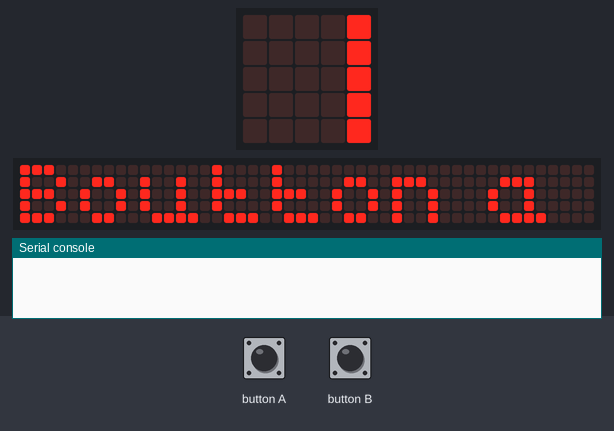
This program was run on a simulated BBC micro:bit running MicroPython. Parts: the board's 5×5 LED display, a strip that is not on the board, showing the scrolling text unrolled, the last lines printed to the serial console. The test bench sets the inputs (shaded band). The 48×5 strip is a reading aid, not a part: it shows the text the display is scrolling, unrolled, one strip-width of it at a time.

Above: at 5.07 s.
At 24.77 s:
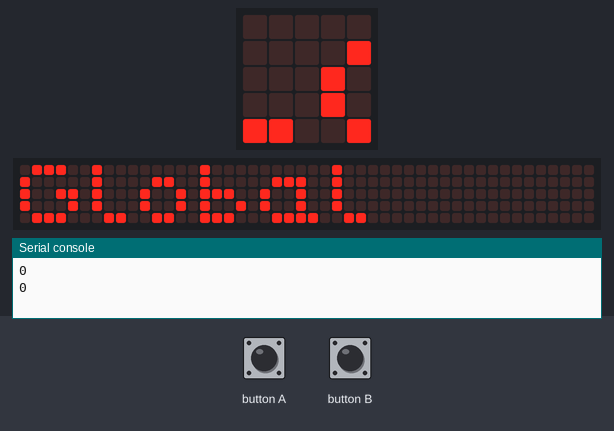
24.8 s: button A pressed for 0.15 s
25.5 s: button A pressed for 1 s
27.1 s: button B pressed for 0.15 s
At 30.9 s:
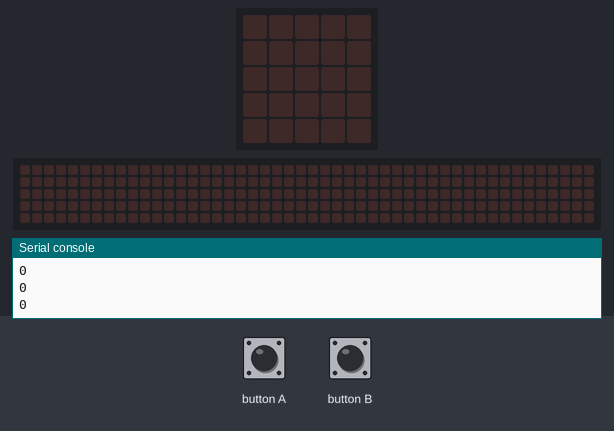

The program:

count_presses_Fr.py
```python
# Created by Gabypotter08, the 10/02/2025 in Python 3.7
# Coding utf-8

from microbit import *

a=0
b=0
c=0
while True:
    sleep(5000)
    a=button_a.get_presses()
    b=button_b.get_presses()
    c=a+b
    display.scroll('Boutton a')
    sleep(200)
    display.scroll(a)
    print(a)
    sleep(200)
    display.scroll('Boutton b')
    sleep(200)
    display.scroll(b)
    print(b)
    sleep(200)
    display.scroll('Global')
    sleep(200)
    display.scroll(c)
    print(c)
    sleep(200)

"""
#une autre manière
while True :
    sleep (10000)
    var = button_b.get_presses() + button_a.get_presses()
    display.show(var)
    sleep(1000)
    display.clear()
"""
```
